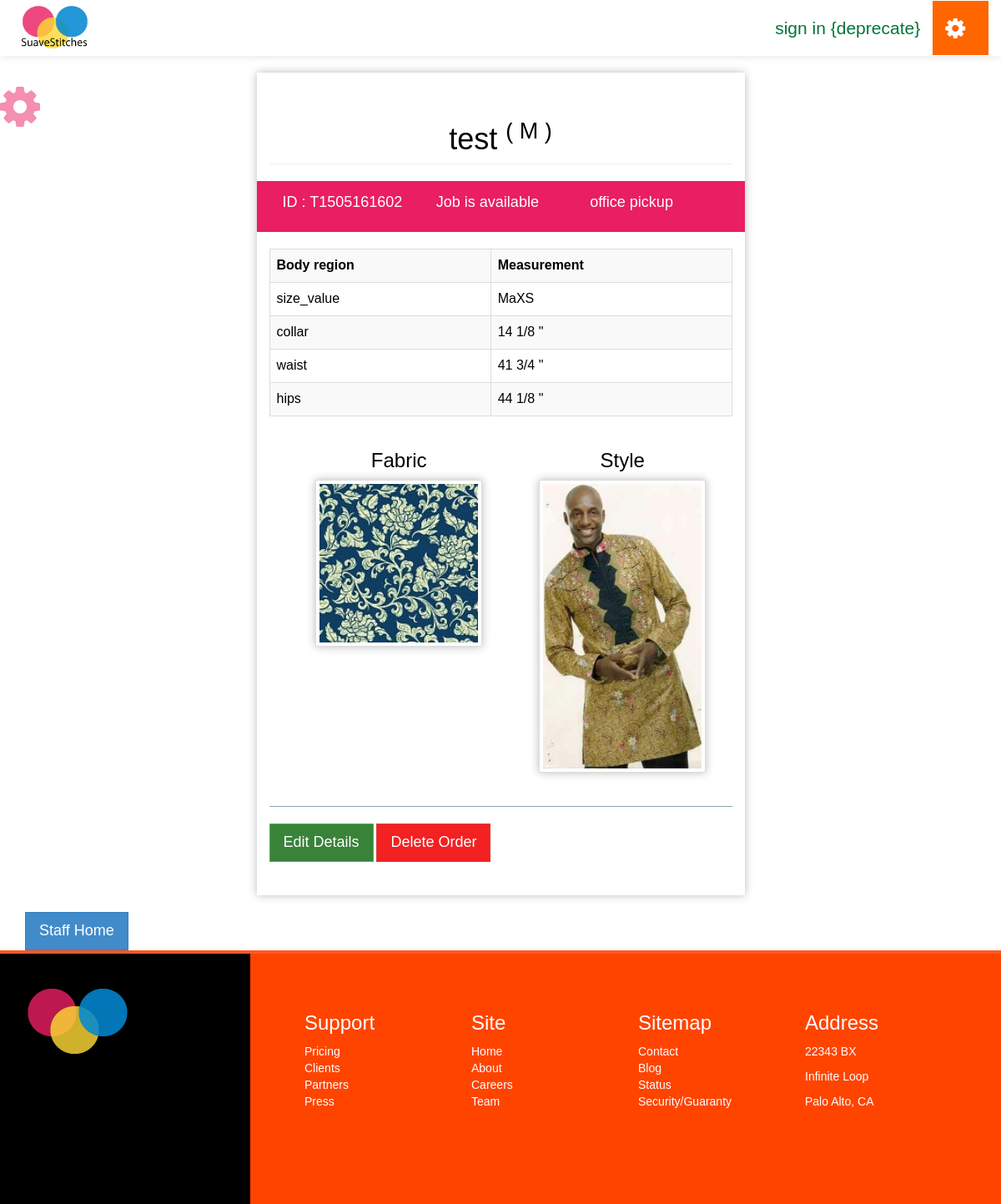
The app's page /suave/staff/Order/Details/T1505161602 (signed in) with its own data.
### suave/models.py (models this page shows, shortened)
class Order(models.Model):
	client = models.ForeignKey(Client, null=True)
	sizetable = models.ForeignKey(SizeTable, null=True)
	tailor = models.ForeignKey(Tailor, null=True)
	fabric = models.CharField(max_length=50, null=True)
	style = models.CharField(max_length=100, null=True)
	main_order_id = models.CharField(max_length=15, null=True)
	details = models.CharField(max_length=250, null=True) #*
	delivery_option = models.CharField(max_length=100, null=True)
	service_option = models.CharField(max_length=100, null=True)
	sex = models.CharField(max_length=2, default=' ')
	status = models.CharField(max_length=20, default='OPEN') #*
	cost = models.IntegerField(default=0000)
	date = models.DateField(auto_now_add=True)
	soft_delete = models.BooleanField(default=False)

class Client(models.Model):
	FEMALE = 'F'
	MALE = 'M'
	SEX_CHOICE = (
		(FEMALE, 'F'),
		(MALE, 'M'),
	)
	user = models.OneToOneField(User)
	address = models.CharField(max_length=200, null=True)
	preference = models.CharField(max_length=40)
	sex = models.CharField(max_length=2, choices=SEX_CHOICE, default=" ")
	def __str__(self):
		return self.user.username

class SizeTable(models.Model):
	size_value = models.CharField(max_length=15)
	collar = models.CharField(max_length=10)
	waist = models.CharField(max_length=10)
	hips = models.CharField(max_length=10)

class Fabric(models.Model):
	name = models.CharField(max_length=100)
	cost = models.IntegerField(null=True)
	sex = models.CharField(max_length=2, null=True)
	pattern = models.CharField(max_length=150, null=True)
	image_url = models.CharField(max_length=150)
	description = models.CharField(max_length=200, null=True)

class Style(models.Model):
	name = models.CharField(max_length=50)
	sex = models.CharField(max_length=3)
	cost = models.IntegerField(default=000)
	pattern = models.CharField(max_length=150, null=True)
	image_url = models.CharField(max_length=150)
	description = models.CharField(max_length=200, null=True)

### staff/views.py (the view)
# urls.py: url(r'^Order/Details/(?P<order_id>[\w\-]+)$', views.order_details, name='order_details'),
@login_required
def order_details(request, order_id):
	try:
		order = Order.objects.get(main_order_id=order_id)
	except Exception, e:
		return HttpResponse('can\'t do that %s' %order_id) # write better response
	context = {}
	context['title'] = 'Order details -- SuaveStitches Nigeria'
	context['order'] = order
	context['fabric'] = Fabric.objects.get(id=order.fabric)
	context['style'] = Style.objects.get(id=order.style)
	context['size'] = serializers.serialize("python", SizeTable.objects.filter(id=order.sizetable.id))
	return render(request, 'i/staff/order/order_details.html', context)

### templates/i/staff/order/order_details.html (shortened to what this page needs)
{% extends "i/layout/staff_base.html" %}
{% block main_section %}
<div class="col-lg-6 col-lg-offset-3 tailor-order-details"><br>
	<h1 class="page-header">{{ order.client }} <sup>( {{ order.sex }} )</sup></h1>
	{% if order.status == 'IN PROGRESS' %}
		<div class="row alert" style="background:#0b5;color:#fff">
	{% else %}
		<div class="row alert" style="background:#E91E63;color:#fff">
	{% endif %}
			<h4 class="col-xs-4">ID : {{ order.main_order_id }}</h4>
			{% if order.status == 'IN PROGRESS' %}
				<h4 class="col-xs-4 text-center" style="background:#000;line-height:30px;">{{ order.tailor }}</h4>
			{% else %}
				<h4 class="col-xs-4">Job is available</h4>
			{% endif %}
			<h4 class="col-xs-4">{{ order.delivery_option|lower }}</h4>
		</div>
		<table class="table table-striped table-hover table-bordered">
			<tr>
				<th>Body region</th>
				<th>Measurement</th>
			</tr>
{% for instance in size %}
	{% for field, value in instance.fields.items %}
		{% if value != None %}
			<tr>
				<td>{{ field }}</td>
				<td>{{ value }}</td>
			</tr>
		{% endif %}
	{% endfor %}
{% endfor %}
		</table>
		<div class="tailor-order-details-img">
			<div class="row">
				<div class="col-lg-5 col-lg-offset-1">
					<h3>Fabric</h3>
					<img src="/static/img/fabrics/{{ fabric.image_url }}" width="200" height="200" class="img-thumbnail">
				</div>
				<div class="col-lg-6">
					<h3>Style</h3>
					<img src="/static/img/styles/{{ style.image_url }}"   width="200" height="200" class="img-thumbnail">
				</div>
			</div>
		</div>
		<br>
		<div class="">
		<hr style="border-color:#90A4AE">
		<a href="{% url 'staff:order_edit' order.main_order_id  %}" class="btn btn-success btn-lg">Edit Details</a>
		<a role="button" data-toggle="modal" data-target=".bs-example-modal-sm" class="btn btn-danger btn-lg">Delete Order</a>
		</div>
	<br><br>
</div>
{% endblock %}

### static/css/style.css (style rules this page uses)
a { text-decoration: none; }
.tailor-order-details { box-shadow: 0px 0px 10px #bbb; margin-top: 20px; margin-bottom: 20px; }
.tailor-order-details-img { padding: 0 auto; text-align: center; }
.tailor-order-details-img img { box-shadow: 0px 0px 10px #bbb; }
img { max-width: 100%; }
*:not(span) { -webkit-border-radius: 0 !important; -moz-border-radius: 0 !important; -ms-border-radius: 0 !important; border-radius: 0 !important; }
.page-header { text-align: center; overflow: hidden; }
body { color: #000; font-family: weblysleek, arial; }

### records on screen
Order: client "test", sex "M", main_order_id "T1505161602", delivery_option "office pickup"
SizeTable: fields "MaXS" "14 1/8 \"" "41 3/4 \"" "44 1/8 \""
Fabric: image_url (picture)
Style: image_url (picture)

### other values on screen
{{ field }} "size_value" "collar" "waist" "hips"
